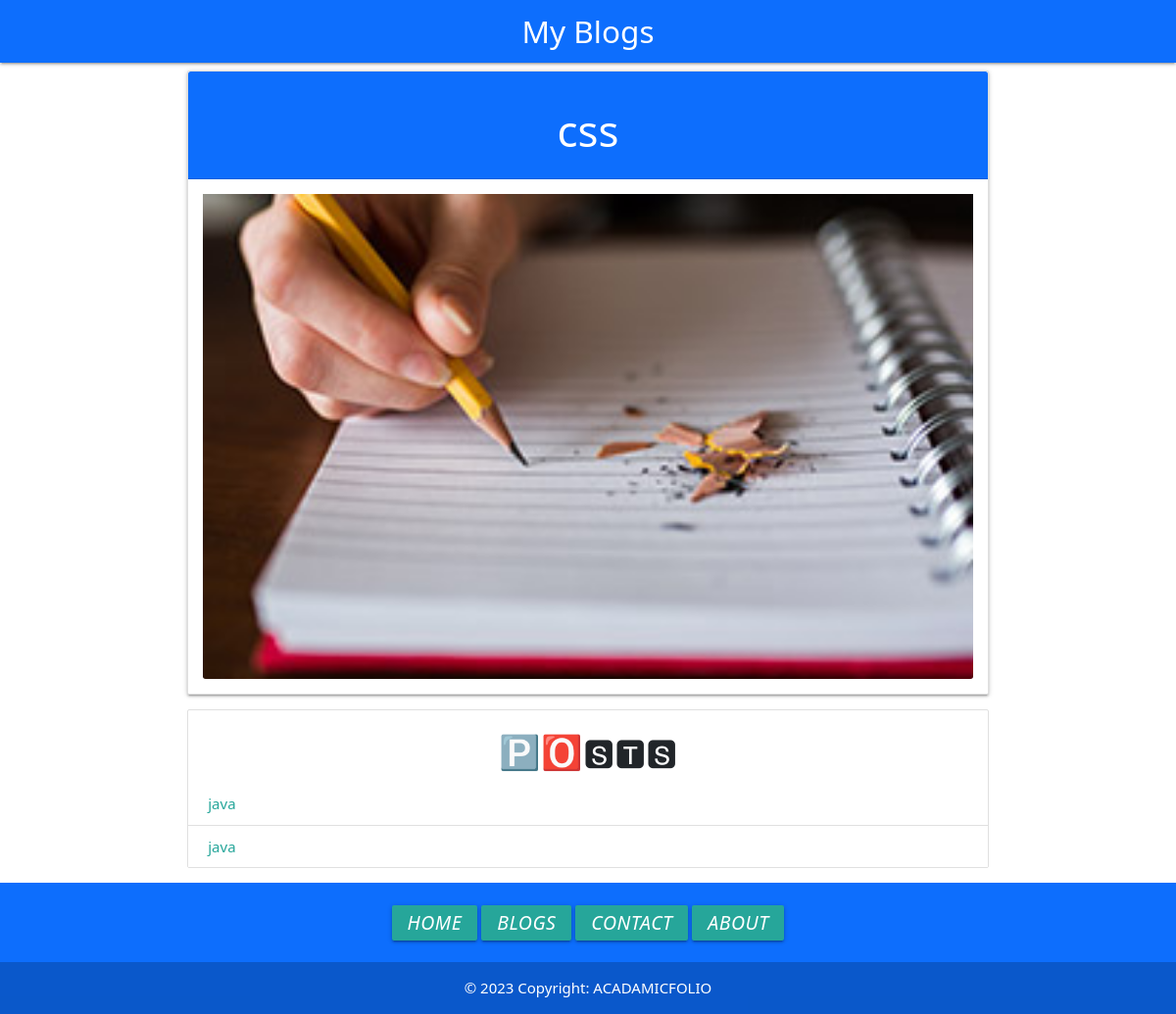
/category/css, run on the app's committed database.
### website/models.py (models this page shows, shortened)
class Category(models.Model):
    category_id = models.AutoField(primary_key=True)
    title = models.CharField(max_length=100)
    discription = models.TextField()
    url = models.CharField(max_length=100)
    image = models.ImageField(upload_to='category/')
    add_date = models.DateTimeField(auto_now_add=True, null=True)

class Post(models.Model):
    post_id = models.AutoField(primary_key=True)
    title = models.CharField(max_length=100)
    image = models.ImageField(upload_to='post/')
    content = models.TextField()
    url = models.CharField(max_length=100)
    cate = models.ForeignKey(Category, on_delete=models.CASCADE)

### website/views.py (the view)
# urls.py: path('category/<slug:url>',category)
def category(request, url):
    cate = Category.objects.get(url=url)
    posts = Post.objects.filter(cate=cate)
    return render(request, "category.html", {'cate': cate, 'posts': posts})

### templates/category.html (shortened to what this page needs)
{%extends 'base.html' %}
{% block scripts %}
<link href="https://cdn.jsdelivr.net/npm/bootstrap@5.0.2/dist/css/bootstrap.min.css" rel="stylesheet">
{% endblock scripts %}
{%block body%}
<div class="container">
    <div class="card text-center">
        <div class="card-header bg-primary text-white">
          <h3>{{cate.title}}</h3>
        </div>
        <div class="card-body">
          <img src="/media/{{cate.image}}" class="card-img-bottom" alt="...">
        </div>
      </div>
    <div class="collection">
      <h4 class="text-center ">🅿🅾🆂🆃🆂</h4>
        {%for p in posts %}
        <a href="/blog/{{p.url}}" class="collection-item">{{p.title}}</a>
        {% empty %}
        <h3>No posts in this category</h3>
        {%endfor%}
    </div>
</div>
{%endblock%}

### data on the page
Category: title "css", image (picture)
Post: title "java"
Post: title "java"
